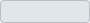
<?xml version="1.0" encoding="UTF-8"?>
<ui version="4.0">
 <class>ListItemWidget</class>
 <widget class="QWidget" name="ListItemWidget">
  <property name="geometry">
   <rect>
    <x>0</x>
    <y>0</y>
    <width>90</width>
    <height>23</height>
   </rect>
  </property>
  <property name="sizePolicy">
   <sizepolicy hsizetype="Minimum" vsizetype="Fixed">
    <horstretch>0</horstretch>
    <verstretch>0</verstretch>
   </sizepolicy>
  </property>
  <property name="minimumSize">
   <size>
    <width>0</width>
    <height>23</height>
   </size>
  </property>
  <property name="maximumSize">
   <size>
    <width>16777215</width>
    <height>23</height>
   </size>
  </property>
  <property name="windowTitle">
   <string>Form</string>
  </property>
  <layout class="QHBoxLayout" name="horizontalLayout" stretch="0">
   <property name="spacing">
    <number>0</number>
   </property>
   <property name="sizeConstraint">
    <enum>QLayout::SetMinimumSize</enum>
   </property>
   <property name="leftMargin">
    <number>0</number>
   </property>
   <property name="topMargin">
    <number>0</number>
   </property>
   <property name="rightMargin">
    <number>0</number>
   </property>
   <property name="bottomMargin">
    <number>0</number>
   </property>
   <item>
    <widget class="QFrame" name="frame">
     <property name="sizePolicy">
      <sizepolicy hsizetype="Preferred" vsizetype="Fixed">
       <horstretch>0</horstretch>
       <verstretch>0</verstretch>
      </sizepolicy>
     </property>
     <property name="minimumSize">
      <size>
       <width>0</width>
       <height>23</height>
      </size>
     </property>
     <property name="maximumSize">
      <size>
       <width>16777215</width>
       <height>23</height>
      </size>
     </property>
     <property name="styleSheet">
      <string notr="true">#frame {
border: 1px solid #555;
border-radius: 4px;
padding: 0px;
background-color: rgb(223, 231, 236);
border-color: rgb(182, 189, 195);
}

#frame:hover {
background-color: rgb(205, 221, 229);
}

#itemNameLabel {
color: black;
}</string>
     </property>
     <property name="frameShape">
      <enum>QFrame::StyledPanel</enum>
     </property>
     <property name="frameShadow">
      <enum>QFrame::Raised</enum>
     </property>
     <layout class="QHBoxLayout" name="horizontalLayout_2">
      <property name="spacing">
       <number>0</number>
      </property>
      <property name="leftMargin">
       <number>2</number>
      </property>
      <property name="topMargin">
       <number>0</number>
      </property>
      <property name="rightMargin">
       <number>2</number>
      </property>
      <property name="bottomMargin">
       <number>0</number>
      </property>
      <item>
       <widget class="QLabel" name="itemNameLabel">
        <property name="sizePolicy">
         <sizepolicy hsizetype="Preferred" vsizetype="Fixed">
          <horstretch>0</horstretch>
          <verstretch>0</verstretch>
         </sizepolicy>
        </property>
        <property name="minimumSize">
         <size>
          <width>0</width>
          <height>20</height>
         </size>
        </property>
        <property name="maximumSize">
         <size>
          <width>16777215</width>
          <height>20</height>
         </size>
        </property>
        <property name="lineWidth">
         <number>0</number>
        </property>
        <property name="alignment">
         <set>Qt::AlignCenter</set>
        </property>
       </widget>
      </item>
      <item>
       <widget class="QPushButton" name="deleteItemButton">
        <property name="sizePolicy">
         <sizepolicy hsizetype="Fixed" vsizetype="Fixed">
          <horstretch>0</horstretch>
          <verstretch>0</verstretch>
         </sizepolicy>
        </property>
        <property name="minimumSize">
         <size>
          <width>20</width>
          <height>20</height>
         </size>
        </property>
        <property name="maximumSize">
         <size>
          <width>20</width>
          <height>20</height>
         </size>
        </property>
        <property name="focusPolicy">
         <enum>Qt::NoFocus</enum>
        </property>
        <property name="text">
         <string/>
        </property>
        <property name="icon">
         <iconset theme="edit-delete">
          <normaloff>.</normaloff>.</iconset>
        </property>
        <property name="iconSize">
         <size>
          <width>16</width>
          <height>16</height>
         </size>
        </property>
        <property name="flat">
         <bool>true</bool>
        </property>
       </widget>
      </item>
     </layout>
    </widget>
   </item>
  </layout>
 </widget>
 <resources/>
 <connections/>
</ui>
